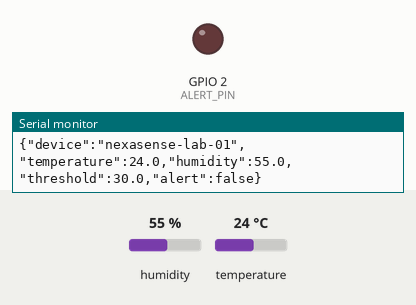
Bench run of a program on a simulated ESP32. On the bench: output pins drawn as LEDs (lit = HIGH), the last lines printed to the serial monitor. Inputs (shaded band) come from the test bench; at power-on: temperature 24 °C, humidity 55 %. WiFi joins after 1.5 s; servers stay silent unless stated.

Above: at 2.7 s.
2.8 s: temperature set to 29.5 °C
6.2 s: temperature set to 30.8 °C
At 8.8 s:
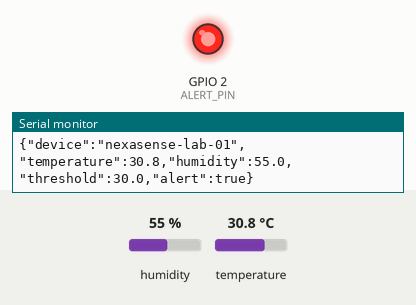
Timing chart, 0 to 10.3 s (numbered marks = the images above; inputs shaded):
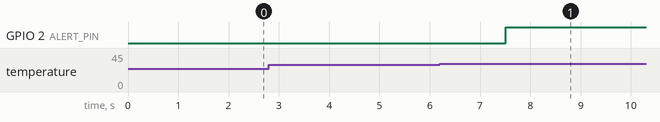

The program:

main.cpp
```cpp
// NexaSense - prototipo educacional com falhas intencionais.
// Executar apenas no laboratorio Wokwi. Nenhuma credencial real e usada.
#include <Arduino.h>
#include <WiFi.h>
#include <WebServer.h>
#include <DHT.h>

const int SENSOR_PIN = 15;
const int ALERT_PIN = 2;
const char *DEVICE_ID = "nexasense-lab-01";
const char *FIRMWARE_VERSION = "1.0.0-lab";
const char *INTERNAL_CONFIG = "LAB_ONLY_CONFIG_nao_e_segredo_real";
const char *WIFI_SSID = "Wokwi-GUEST";

DHT sensor(SENSOR_PIN, DHT22);
WebServer server(80); // HTTP simples, sem TLS: objeto da avaliacao.
float temperature = NAN;
float humidity = NAN;
float alertThreshold = 30.0;
unsigned long lastReading = 0;
String serialCommand;

String telemetry() {
  if (isnan(temperature) || isnan(humidity)) return "{\"error\":\"sensor_not_ready\"}";
  return String("{\"device\":\"") + DEVICE_ID + "\",\"temperature\":" +
         String(temperature, 1) + ",\"humidity\":" + String(humidity, 1) +
         ",\"threshold\":" + String(alertThreshold, 1) +
         ",\"alert\":" + (temperature >= alertThreshold ? "true" : "false") + "}";
}

String debugInfo() {
  // Falha intencional: configuracao interna exposta em UART e HTTP.
  return String("device=") + DEVICE_ID + "\nfirmware=" + FIRMWARE_VERSION +
         "\ninternal_config=" + INTERNAL_CONFIG +
         "\ntransport=HTTP sem TLS\nupdate=USB UART por recompilacao; sem OTA\n";
}

void setup() {
  Serial.begin(115200);
  pinMode(ALERT_PIN, OUTPUT);
  sensor.begin();
  Serial.println("\n=== NexaSense laboratorio autorizado ===");
  Serial.print(debugInfo());
  Serial.println("UART: digite INFO para repetir o diagnostico.");

  // A rede virtual permite acessar apenas o servidor deste projeto.
  // O firmware nao faz requisicoes para servicos externos.
  WiFi.mode(WIFI_STA);
  WiFi.begin(WIFI_SSID, "", 6);
  unsigned long start = millis();
  while (WiFi.status() != WL_CONNECTED && millis() - start < 15000) delay(100);
  if (WiFi.status() == WL_CONNECTED) {
    Serial.print("WiFi conectado. IP virtual: ");
    Serial.println(WiFi.localIP());
  } else {
    Serial.println("WiFi indisponivel. UART e sensor continuam funcionando.");
  }

  server.on("/", HTTP_GET, []() {
    server.send(200, "text/plain", "NexaSense LAB: /telemetry /debug /config?threshold=30");
  });
  server.on("/telemetry", HTTP_GET, []() {
    server.send(isnan(temperature) ? 503 : 200, "application/json", telemetry());
  });
  server.on("/debug", HTTP_GET, []() {
    server.send(200, "text/plain", debugInfo());
  });
  server.on("/config", HTTP_GET, []() {
    // Falha intencional: alteracao de estado por GET, sem autenticacao.
    if (!server.hasArg("threshold")) {
      server.send(400, "text/plain", "Use threshold entre 0 e 80");
      return;
    }
    String argument = server.arg("threshold");
    char *end = nullptr;
    float value = strtof(argument.c_str(), &end);
    if (end == argument.c_str() || *end != '\0' || !isfinite(value) || value < 0 || value > 80) {
      server.send(400, "text/plain", "Valor invalido");
      return;
    }
    alertThreshold = value;
    digitalWrite(ALERT_PIN, !isnan(temperature) && temperature >= alertThreshold);
    Serial.printf("CONFIG sem autenticacao: threshold=%.1f\n", alertThreshold);
    server.send(200, "application/json", telemetry());
  });
  server.onNotFound([]() { server.send(404, "text/plain", "Rota inexistente"); });
  server.begin();
  Serial.println("HTTP pronto. Acesso local: http://localhost:8180/telemetry");
}

void loop() {
  server.handleClient();
  if (millis() - lastReading >= 2500) {
    lastReading = millis();
    temperature = sensor.readTemperature();
    humidity = sensor.readHumidity();
    digitalWrite(ALERT_PIN, !isnan(temperature) && temperature >= alertThreshold);
    Serial.println(telemetry());
  }
  while (Serial.available()) {
    char c = Serial.read();
    if (c == '\n') {
      serialCommand.trim();
      if (serialCommand == "INFO") Serial.print(debugInfo());
      else Serial.println("Comando disponivel: INFO");
      serialCommand = "";
    } else if (serialCommand.length() < 40) serialCommand += c;
  }
  delay(2);
}
```

Measured:
- the behaviour switches between 29.9 and 30 °C on temperature (found by bisection; images 0 and 1)
- after the input at 6.2 s, GPIO 2 (ALERT_PIN): LOW → HIGH after 1.3 s
